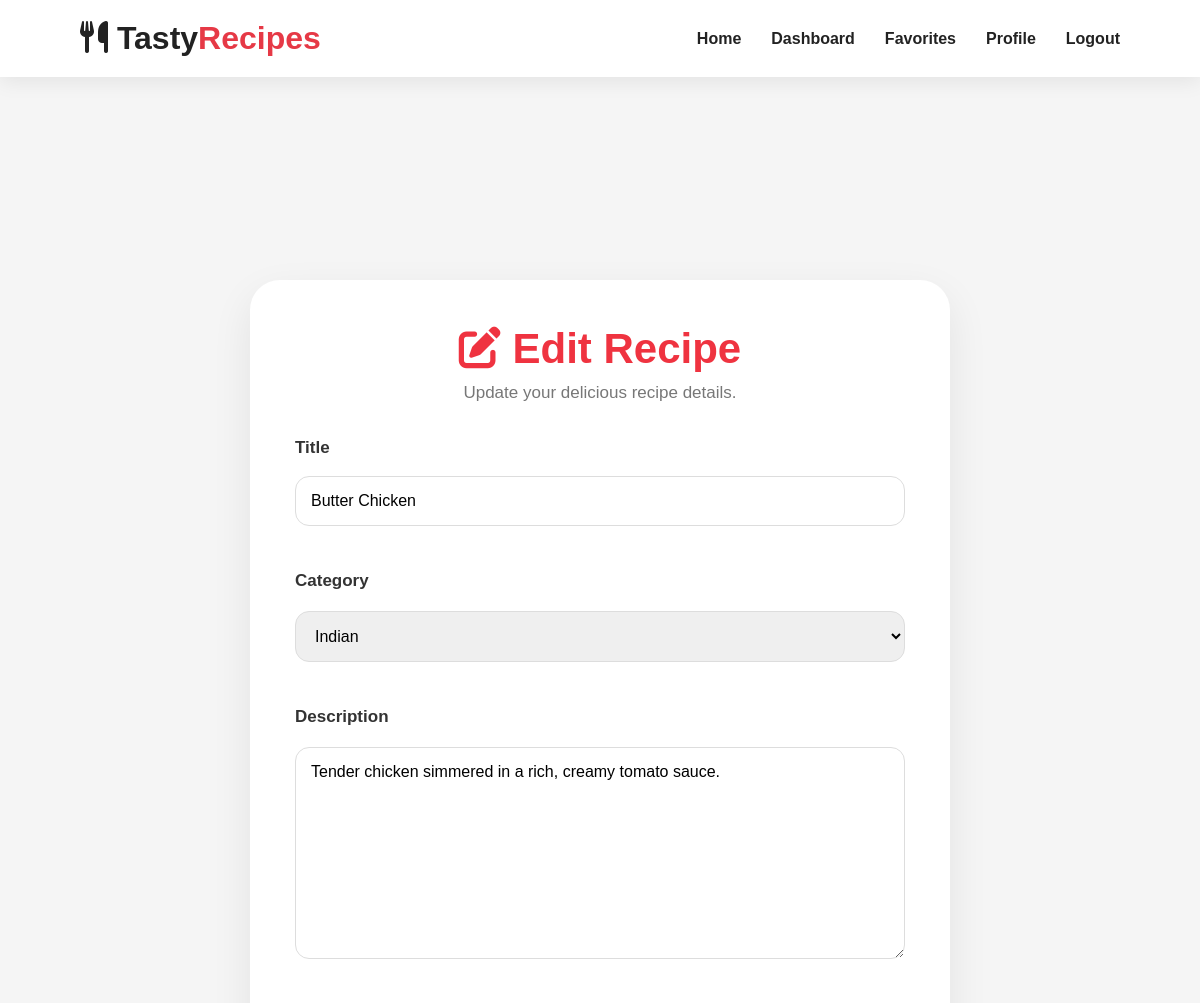
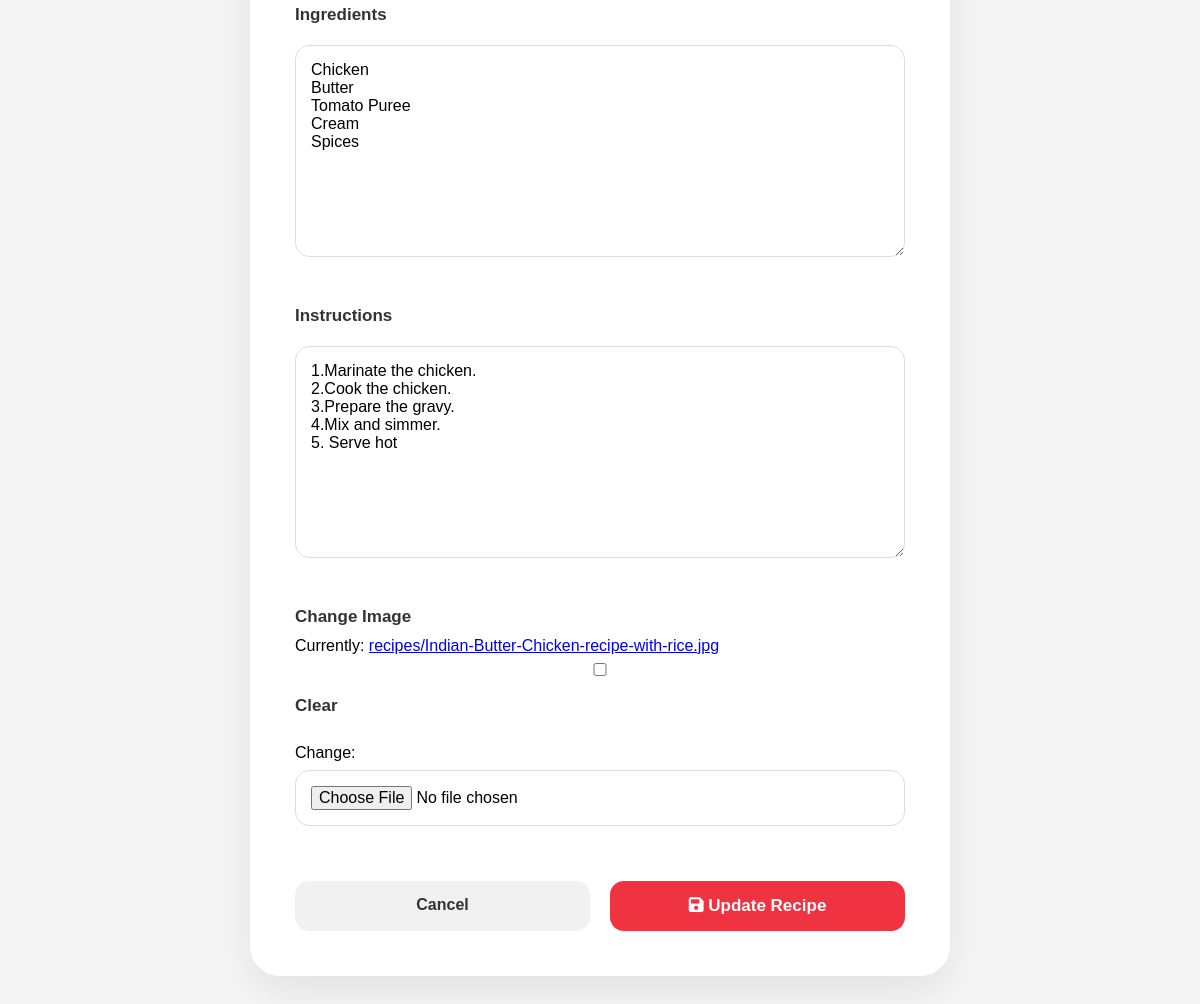
The app's page /edit/1/ (signed in) with its own data (2 pictures, top to bottom).
### recipes/models.py (models this page shows, shortened)
class Recipe(models.Model):
    user = models.ForeignKey(
        User,
        on_delete=models.CASCADE
    )
    title = models.CharField(max_length=200)
    category = models.ForeignKey(
        Category,
        on_delete=models.SET_NULL,
        null=True
    )
    description = models.TextField()
    ingredients = models.TextField()
    instructions = models.TextField()
    image = models.ImageField(
        upload_to='recipes/',
        blank=True,
        null=True
    )
    created_at = models.DateTimeField(
        auto_now_add=True
    )

### recipes/views.py (the view, shortened to what this page needs)
@login_required
def edit_recipe(request, id):
    recipe = Recipe.objects.get(id=id)
    form = RecipeForm(instance=recipe)
    return render(
        request,
        'edit_recipe.html',
        {'form': form}
    )

### recipes/models.py (called while the page is built)
    def __str__(self):
        return self.name

### templates/edit_recipe.html (shortened to what this page needs)
{% extends 'base.html' %}
{% block content %}
<div class="form-page">
    <div class="form-container">
        <div class="form-header">
            <h1>
                <i class="fas fa-pen-to-square"></i>
                Edit Recipe
            </h1>
            <p>Update your delicious recipe details.</p>
        </div>
        <form method="POST" enctype="multipart/form-data">
            <div class="form-group">
                <label>Title</label>
                {{ form.title }}
            </div>
            <div class="form-group">
                <label>Category</label>
                {{ form.category }}
            </div>
            <div class="form-group">
                <label>Description</label>
                {{ form.description }}
            </div>
            <div class="form-group">
                <label>Ingredients</label>
                {{ form.ingredients }}
            </div>
            <div class="form-group">
                <label>Instructions</label>
                {{ form.instructions }}
            </div>
            <div class="form-group">
                <label>Change Image</label>
                {{ form.image }}
            </div>
            <div class="form-buttons">
                <a
                    href="{% url 'dashboard' %}"
                    class="cancel-btn"
                >
                    Cancel
                </a>
                <button type="submit" class="submit-btn">
                    <i class="fas fa-save"></i>
                    Update Recipe
                </button>
            </div>
        </form>
    </div>
</div>
{% endblock %}

### static/css/style.css (style rules this page uses)
body { font-family: Arial, sans-serif; background: #f4f4f4; }
h1 { color: #e63946; }
.form-container { width: 60%; margin: auto; background: white; padding: 40px; border-radius: 20px; box-shadow: 0 5px 20px rgba(0,0,0,0.1); }
.form-container input, .form-container textarea, .form-container select { width: 100%; padding: 12px; margin-top: 10px; margin-bottom: 20px; border: 1px solid #ddd; border-radius: 10px; }
* { margin:0; padding:0; box-sizing:border-box; font-family:Arial, sans-serif; }
body { background:#f5f5f5; }
.form-container { width: 450px; margin: 80px auto; background: #fff; padding: 40px; border-radius: 20px; box-shadow: 0 10px 30px rgba(0,0,0,0.1); }
.form-container h1 { text-align: center; margin-bottom: 30px; color: #e63946; }
.form-group { margin-bottom: 20px; }
.form-group label { display: block; margin-bottom: 8px; font-weight: 600; }
.form-group input { width: 100%; padding: 12px; border: 1px solid #ddd; border-radius: 10px; }
.form-group input { width: 100%; padding: 12px; border: 1px solid #ddd; border-radius: 10px; outline: none; margin-top: 8px; }
.form-page { min-height:85vh; display:flex; justify-content:center; align-items:center; padding:50px 20px; }
.form-container { width:100%; max-width:700px; background:#fff; padding:45px; border-radius:30px; box-shadow:0 15px 40px rgba(0,0,0,0.08); }
.form-header { text-align:center; margin-bottom:35px; }
.form-header h1 { color:#ef3340; font-size:42px; margin-bottom:10px; }
.form-header p { color:#777; }
.form-group { margin-bottom:25px; }
.form-group label { display:block; margin-bottom:10px; font-size:17px; font-weight:600; }
.form-group input, .form-group select, .form-group textarea { width:100%; padding:15px; border:1px solid #ddd; border-radius:14px; font-size:16px; outline:none; transition:0.3s; }
.form-group textarea { min-height:180px; resize:vertical; }
.form-buttons { display:flex; justify-content:space-between; gap:20px; margin-top:35px; }
.submit-btn { flex:1; border:none; background:#ef3340; color:white; padding:15px; border-radius:14px; font-size:17px; cursor:pointer; transition:0.3s; }
.cancel-btn { flex:1; text-align:center; text-decoration:none; background:#f1f1f1; color:#333; padding:15px; border-radius:14px; font-weight:600; }
.form-header p { color:#777; font-size:17px; }
.form-group label { display:block; margin-bottom:10px; font-size:17px; font-weight:600; color:#333; }
.form-group textarea { min-height:170px; resize:vertical; }
.form-buttons { display:flex; gap:20px; margin-top:35px; }
.submit-btn { flex:1; background:#ef3340; color:white; border:none; padding:15px; border-radius:14px; font-size:17px; cursor:pointer; font-weight:600; }
.cancel-btn { flex:1; background:#f1f1f1; color:#333; text-decoration:none; text-align:center; padding:15px; border-radius:14px; font-weight:600; }
body { padding-top: 110px; }
html { scroll-behavior:smooth; }
textarea, select { width:100%; padding:14px; border:1px solid #ddd; border-radius:12px; font-size:16px; }

### records on screen
Recipe: title "Butter Chicken", category "Indian", description "Tender chicken simmered in a rich, creamy tomato sauce.", ingredients "Chicken Butter Tomato Puree Cream Spices", instructions "1.Marinate the chicken. 2.Cook the chicken. 3.Prepare the gravy. 4.Mix and simmer. 5. Serve hot"
